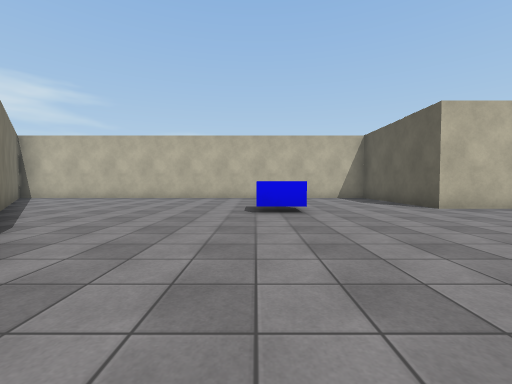
[1] (above)

24 first-person views from a walk through a 3-D level made in the Unity game engine. The camera is 1.2 m above the floor, tilts 2° down and sees 90° across. The floor is counted in squares, 2 m on a side. Each view is taken from the middle of a square. On the plan, view 1 faces up. The plan holds only what a view shows up to about 9 squares ahead; the rest is blank. The place goes on beyond the plan. The player character is not drawn. Some surface patterns are stand-ins.

[2]
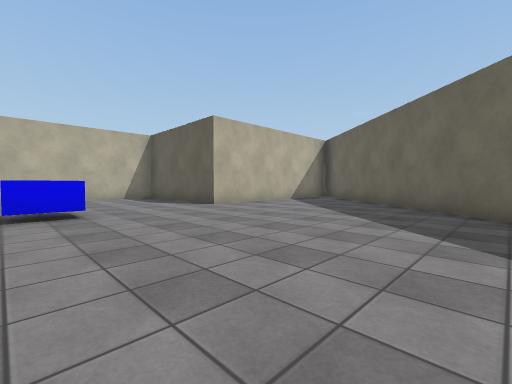

[3]
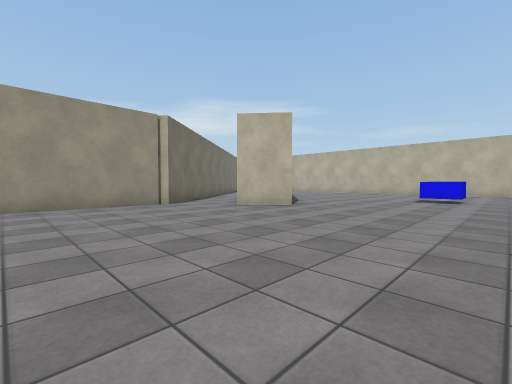

[4]
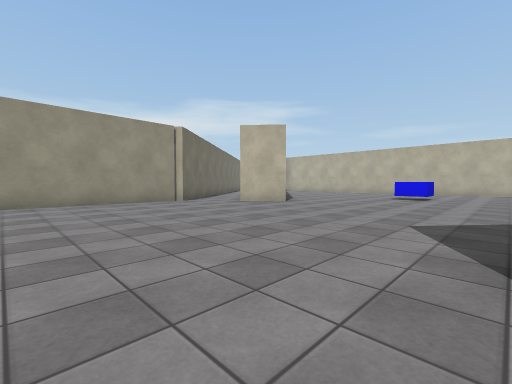

[5]
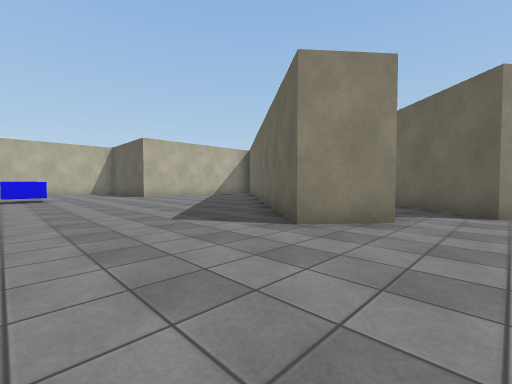

[6]
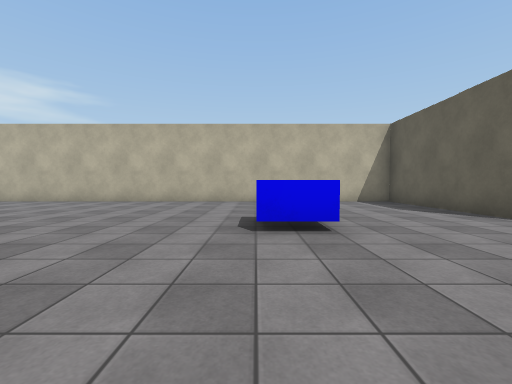

[7]
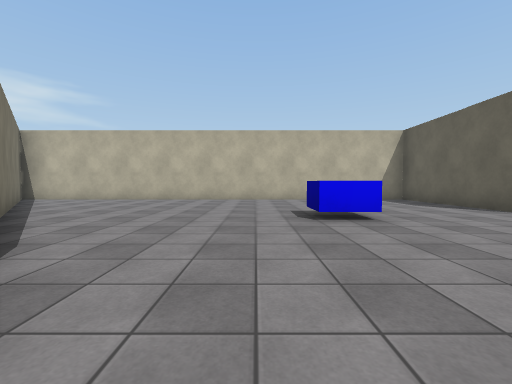

[8]
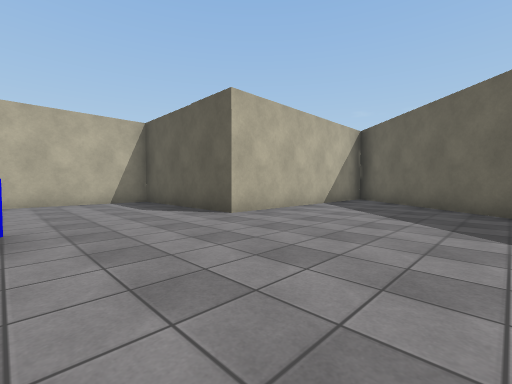

[9]
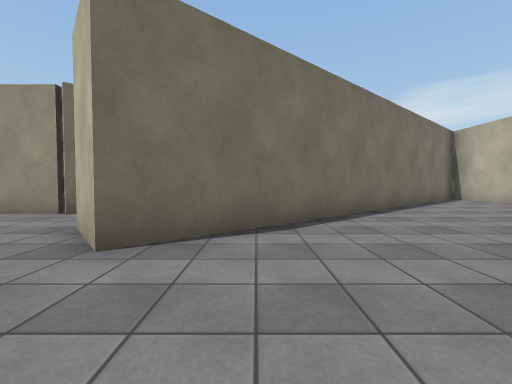

[10]
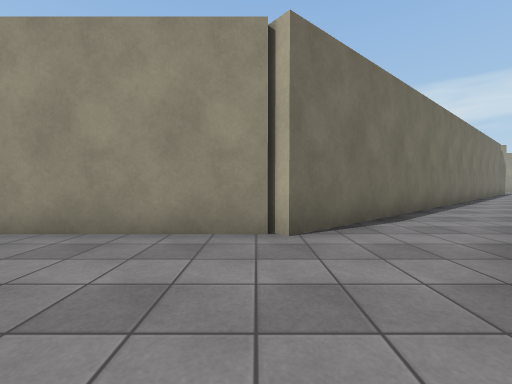

[11]
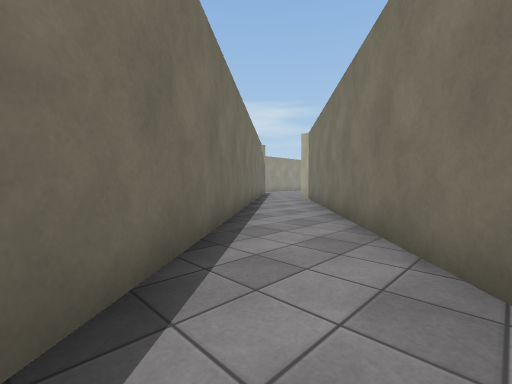

[12]
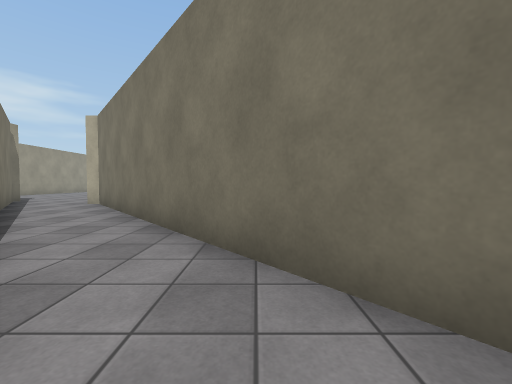

[13]
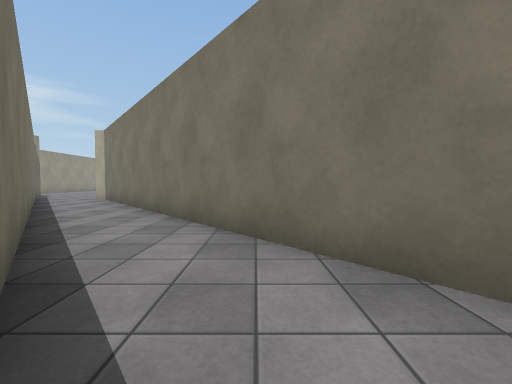

[14]
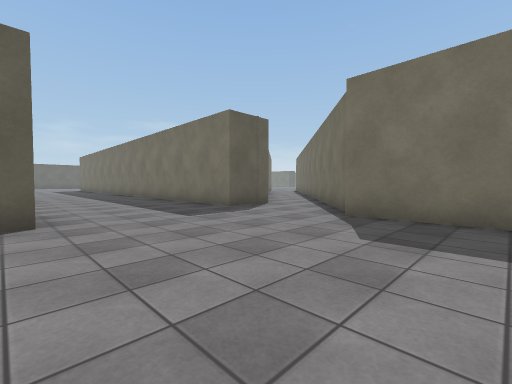

[15]
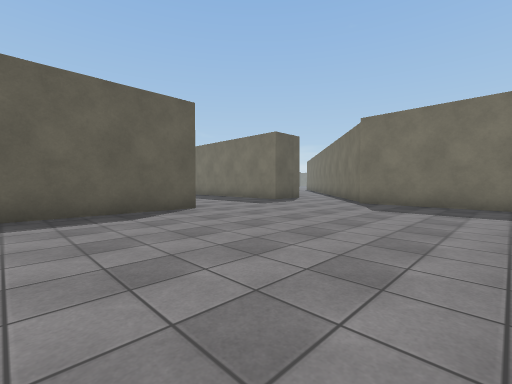

[16]
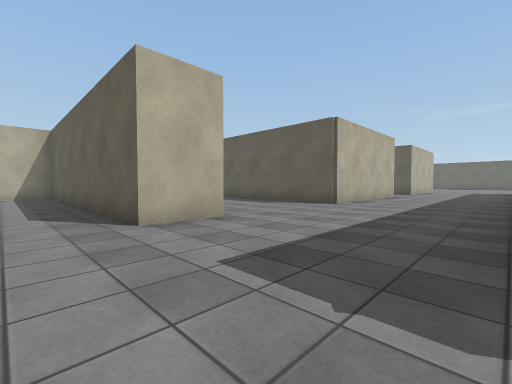

[17]
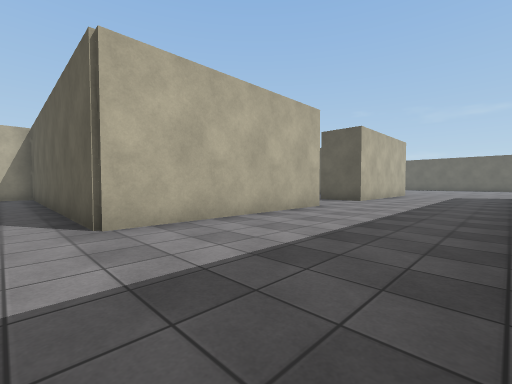

[18]
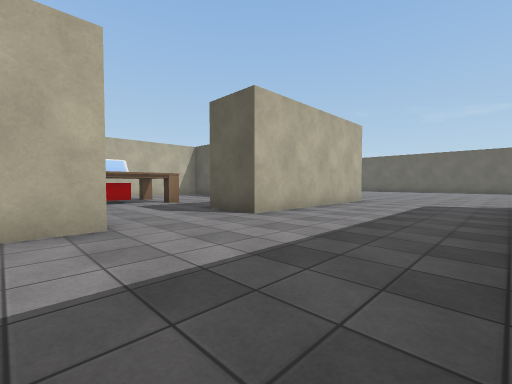

[19]
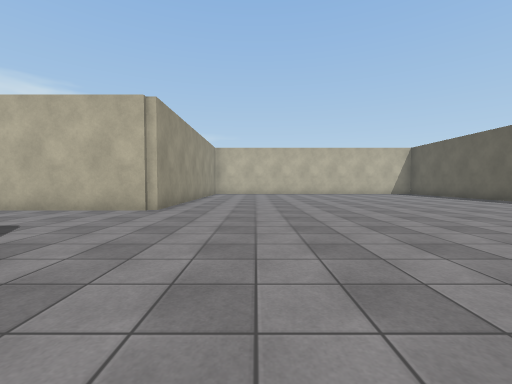

[20]
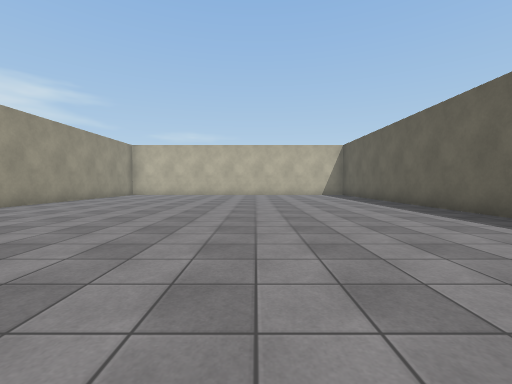

[21]
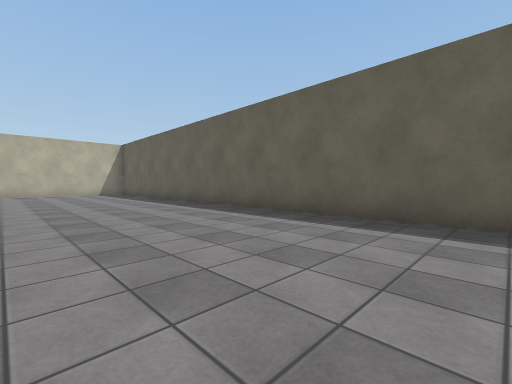

[22]
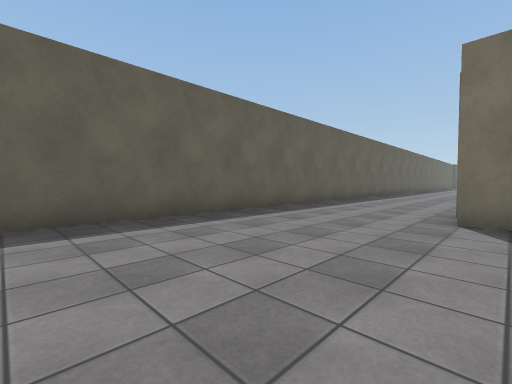

[23]
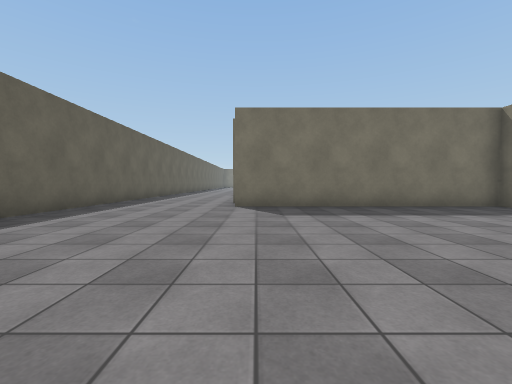

[24]
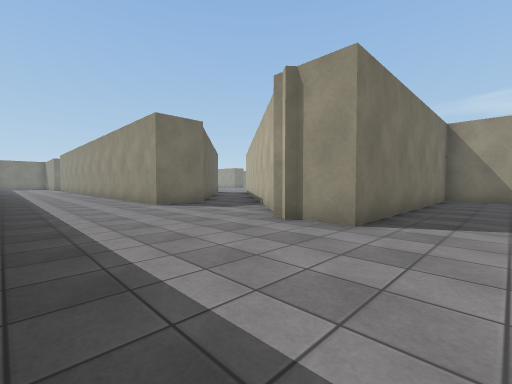

### Floor plan
Ten units are one square. View 1 is at (0, 0); x grows to the right and y downward. Boxes are objects, and circles mark ways between rooms. Rooms are numbered by the first view taken in them; rooms with no view inside come last. Other rooms are left out.
<svg viewBox="-186 -210 355 266">
<path fill="none" stroke="#000" d="M-47 -22 -60 -37M-50 8 -50 51M-71 -20 -49 6 -52 9M43 38 30 28 102 -57M57 49 74 28M99 -60 43 -60 43 -103 -91 -103M-92 -99 -22 -16 -34 -6M-90 -43 -71 -20M-60 -37 -79 -60M58 -90 58 -75 125 -75 125 -59M-20 -156 -72 -156 -72 -205M58 -200 58 -156 5 -156M127 -63 97 -28M115 -22 130 -22 130 8M-111 -156 -126 -156 -126 -205M-115 -103 -118 -103 -118 -118 -85 -118M164 -36 164 -200M-147 -111 -122 -81M-181 -115 -148 -115M-79 -60 -115 -103M-122 -81 -90 -43"/>
<rect x="-5" y="-65" width="20" height="20" fill="#bbb"><title>blue block</title></rect>
<circle cx="-60" cy="-30" r="3" fill="#2a7"/>
<circle cx="-90" cy="-50" r="3" fill="#2a7"/>
<circle cx="-120" cy="-90" r="3" fill="#2a7"/>
<text x="0" y="-30">1</text>
<text x="-80" y="-40">2</text>
<text x="30" y="-120">3</text>
<text x="-100" y="-70">4</text>
</svg>
Room 1 opens to room 2. Room 2 opens to room 4. Room 3 opens to room 4.

Where each view was taken, in squares from view 1:
view 1: 0 up, 0 right, facing up
view 2: 0 up, 0 right, facing up-right
view 3: 4 down, 2 right, facing up-left
view 4: 5 down, 3 right, facing up-left
view 5: 5 down, 0 right, facing up-right
view 6: 2 up, 0 right, facing up
view 7: 1 up, 1 left, facing up
view 8: 2 up, 1 right, facing up-right
view 9: 3 up, 0 right, facing left
view 10: 1 down, 2 left, facing left
view 11: 2 up, 6 left, facing up-left
view 12: 3 up, 7 left, facing up
view 13: 1 up, 6 left, facing up
view 14: 16 up, 17 left, facing down-right
view 15: 19 up, 18 left, facing down-right
view 16: 12 up, 14 left, facing up-right
view 17: 12 up, 8 left, facing up-right
view 18: 12 up, 3 left, facing up-right
view 19: 10 up, 8 right, facing up
view 20: 11 up, 12 right, facing up
view 21: 10 up, 12 right, facing up-right
view 22: 12 up, 12 right, facing down-right
view 23: 14 up, 12 right, facing down
view 24: 9 up, 16 right, facing down-left
